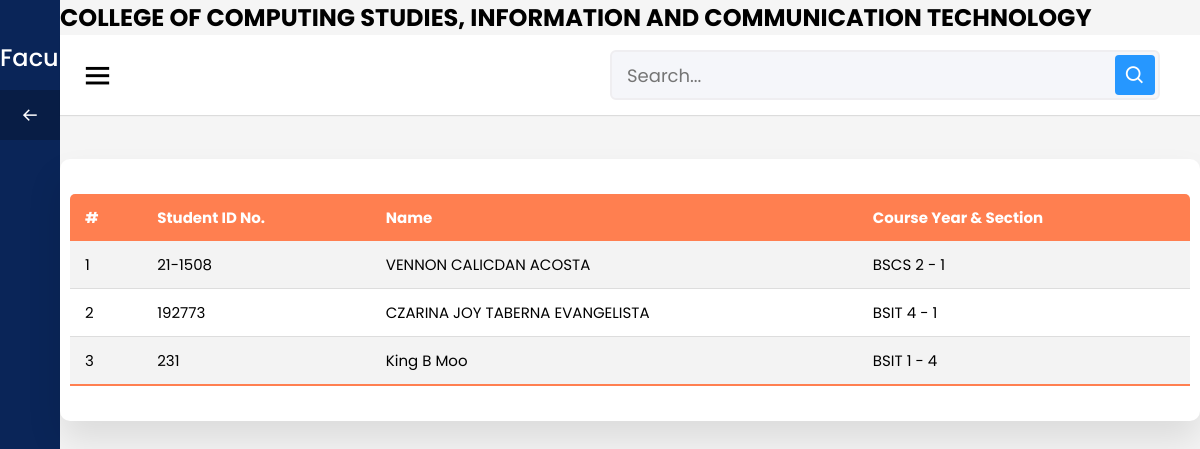
The page /faculty/viewstudents-old.php?id=21 on the database its author committed.
### tables this page shows
CREATE TABLE `tblstudentinfo` (
  `id` int(11) NOT NULL AUTO_INCREMENT,
  `stud_id` varchar(20) NOT NULL,
  `fk_course_id` int(11) NOT NULL,
  `fk_section_id` int(11) NOT NULL,
  `fk_year_id` int(11) NOT NULL,
  `fname` varchar(50) NOT NULL,
  `mname` varchar(50) NOT NULL,
  `lname` varchar(50) NOT NULL,
  `sex` varchar(50) NOT NULL,
  `qrname` varchar(50) NOT NULL,
  `is_deleted` tinyint(1) NOT NULL DEFAULT 0,
  PRIMARY KEY (`id`),
  KEY `fk_course_id` (`fk_course_id`),
  KEY `fk_section_id` (`fk_section_id`),
  KEY `fk_year_id` (`fk_year_id`),
  CONSTRAINT `fk_courseId` FOREIGN KEY (`fk_course_id`) REFERENCES `tblcourse` (`id`) ON DELETE CASCADE ON UPDATE CASCADE,
  CONSTRAINT `fk_sectionId` FOREIGN KEY (`fk_section_id`) REFERENCES `tblsection` (`id`) ON DELETE CASCADE ON UPDATE CASCADE,
  CONSTRAINT `fk_yearId` FOREIGN KEY (`fk_year_id`) REFERENCES `tblyear` (`id`) ON DELETE CASCADE ON UPDATE CASCADE
);

CREATE TABLE `tblcourse` (
  `id` int(11) NOT NULL AUTO_INCREMENT,
  `coursecode` varchar(50) NOT NULL,
  `coursedescription` varchar(50) NOT NULL,
  `is_deleted` tinyint(1) NOT NULL DEFAULT 0,
  PRIMARY KEY (`id`)
);

CREATE TABLE `tblyear` (
  `id` int(11) NOT NULL AUTO_INCREMENT,
  `year_code` varchar(50) NOT NULL,
  `year_description` varchar(11) NOT NULL,
  PRIMARY KEY (`id`)
);

CREATE TABLE `tblsection` (
  `id` int(11) NOT NULL AUTO_INCREMENT,
  `section_code` varchar(50) NOT NULL,
  PRIMARY KEY (`id`)
);

### faculty/viewstudents-old.php (the view, shortened to what this page needs)
<?php
require("../config/db_connect.php");
?>
<!DOCTYPE html>
<html lang="en">
<head>
  <link rel="stylesheet" href="../css/sidebar.css" />
  <link href="https://unpkg.com/boxicons@2.0.7/css/boxicons.min.css" rel="stylesheet" />
</head>
<body>
  <div class="sidebar">
    <div class="logo-details">
      <span class="logo_name"> &nbsp;&nbsp;&nbsp;&nbsp;&nbsp; Faculty</span>
    </div>
    <ul class="nav-links">
      <li>
        <a href="../faculty/subjects.php" class="active">
          <i class="bx bx-arrow-back"></i>
          <span class="links_name">Back</span>
        </a>
      </li>
    </ul>
  </div>
  <section class="home-section">
    <div class="header">
      <h1>COLLEGE OF COMPUTING STUDIES, INFORMATION AND COMMUNICATION TECHNOLOGY</h1>
    </div>
    <nav>
      <div class="sidebar-button">
        <i class="bx bx-menu sidebarBtn"></i>
      </div>
      <div class="search-box">
        <input type="text" placeholder="Search..." />
        <i class="bx bx-search"></i>
      </div>
    </nav>
    <div class="home-content">
    <section class="attendance">
        <div class="attendance-list">
          <table class="table">
            <thead>
              <tr>
              <th>#</th>
                <th>Student ID No.</th>
                <th>Name</th>
                <th>Course Year & Section</th>
              </tr>
            </thead>
            <tbody>
              <?php
              $numid = $_REQUEST['id'];
              $sql = "SELECT B.stud_id, B.fname, B.mname, B.lname, C.coursecode, D.section_code, E.year_code
              FROM tbl_student_add_subject AS A
              INNER JOIN tblstudentinfo AS B ON A.fk_student_id = B.id
              INNER JOIN tblcourse AS C ON B.fk_course_id = C.id
              INNER JOIN tblsection AS D ON B.fk_section_id = D.id
              INNER JOIN tblyear AS E ON B.fk_year_id = E.id
              WHERE fk_subject_id = $numid";
                $res = $conn->prepare($sql);
                $res->execute();
                $i = 1;
                if ($res->rowCount() > 0) {
                while ($row = $res->fetch(PDO::FETCH_ASSOC)) {
                    echo "<tr>
                <td>" . $i . "</td>
                <td>" . $row['stud_id'] . "</td>
                <td>" . $row['fname'] . " " . $row['mname'] . " " . $row['lname'] . "</td>
                <td>" . $row['coursecode'] . " " . $row['year_code'] . " - " . $row['section_code'] . "</td>";
                    $i++;
                }
                } else {
                echo "<tr> <td colspan = '9'> NO RECORDS FOUND</td> </tr>";
                }
                ?>
            </tbody>
          </table>
    </div>
</body>
</html>

### css/sidebar.css (style rules this page uses)
* { margin: 0; padding: 0; box-sizing: border-box; font-family: 'Poppins', sans-serif; }
.sidebar { position: fixed; height: 100%; width: 240px; background: #0A2558; transition: all 0.5s ease; }
.sidebar .logo-details { height: 80px; display: flex; align-items: center; }
.sidebar .logo-details .logo_name { color: #fff; font-size: 24px; font-weight: 500; }
.sidebar .nav-links { margin-top: 10px; }
.sidebar .nav-links li { position: relative; list-style: none; height: 50px; }
.sidebar .nav-links li a { height: 100%; width: 100%; display: flex; align-items: center; text-decoration: none; transition: all 0.4s ease; }
.sidebar .nav-links li a.active { background: #081D45; }
.sidebar .nav-links li i { min-width: 60px; text-align: center; font-size: 18px; color: #fff; }
.sidebar .nav-links li a .links_name { color: #fff; font-size: 15px; font-weight: 400; white-space: nowrap; }
.home-section { position: relative; background: #f5f5f5; min-height: 100vh; width: calc(100% - 240px); left: 240px; transition: all 0.5s ease; }
.home-section nav { display: flex; justify-content: space-between; height: 80px; background: #fff; display: flex; align-items: center; position: fixed; width: calc(100% - 240px); left: 240px; z-index: 100; padding: 0 20px; box-shadow: 0 1px 1px rgba(0, 0, 0, 0.1); transition: all 0.5s ease; }
.home-section nav .sidebar-button { display: flex; align-items: center; font-size: 24px; font-weight: 500; }
nav .sidebar-button i { font-size: 35px; margin-right: 10px; }
.home-section nav .search-box { position: relative; height: 50px; max-width: 550px; width: 100%; margin: 0 20px; }
nav .search-box input { height: 100%; width: 100%; outline: none; background: #F5F6FA; border: 2px solid #EFEEF1; border-radius: 6px; font-size: 18px; padding: 0 15px; }
nav .search-box .bx-search { position: absolute; height: 40px; width: 40px; background: #2697FF; right: 5px; top: 50%; transform: translateY(-50%); border-radius: 4px; line-height: 40px; text-align: center; color: #fff; font-size: 22px; transition: all 0.4 ease; }
.home-section .home-content { position: relative; padding-top: 104px; }
.attendance { margin-top: 20px; text-transform: capitalize; }
.attendance-list { width: 100%; padding: 10px; margin-top: 10px; background: #fff; border-radius: 10px; box-shadow: 0 20px 35px rgba(0, 0, 0, 0.1); }
.table { border-collapse: collapse; margin: 25px 0; font-size: 15px; min-width: 100%; overflow: hidden; border-radius: 5px 5px 0 0; }
table thead tr { color: #fff; background: coral; text-align: left; font-weight: bold; }
.table th, .table td { padding: 12px 15px; }
.table tbody tr { border-bottom: 1px solid #ddd; }
.table tbody tr:nth-of-type(odd) { background: #f3f3f3; }
.table tbody tr:last-of-type { border-bottom: 2px solid coral; }
@media (max-width: 1240px) { .sidebar { width: 60px; } }
@media (max-width: 1240px) { .home-section { width: calc(100% - 60px); left: 60px; } }
@media (max-width: 1240px) { .home-section nav { width: calc(100% - 60px); left: 60px; } }

### rows shown on the page
tblstudentinfo: stud "21-1508", fname "VENNON", mname "CALICDAN", lname "ACOSTA", fk_course.coursecode "BSCS", fk_year.year_code "2", fk_section.section_code "1"
tblstudentinfo: stud "192773", fname "CZARINA JOY", mname "TABERNA", lname "EVANGELISTA", fk_course.coursecode "BSIT", fk_year.year_code "4", fk_section.section_code "1"
tblstudentinfo: stud "231", fname "King", mname "B", lname "Moo", fk_course.coursecode "BSIT", fk_year.year_code "1", fk_section.section_code "4"
